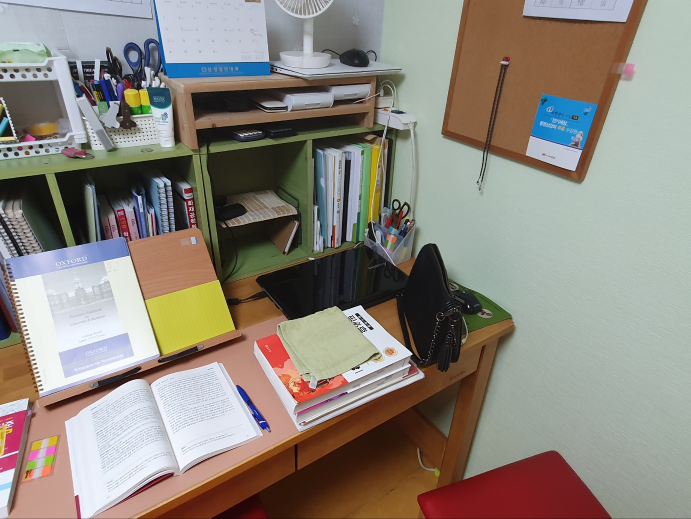
#> input picture image4.jpg, 1382 x 1037 px (shown at 1/2 size)
$ python ImageStitcher.py
#> lines starting #> are read from the running program, lines starting #| are printed output that depends on the picture
import cv2
import numpy as np

def stitch_images(img1, gray1, img2, gray2):
    # 특징점 추출기 생성 (SIFT 사용)
    sift = cv2.xfeatures2d.SURF_create()

    # 이미지에서 키 포인트와 디스크립터 추출
    kp1, des1 = sift.detectAndCompute(gray1, None)
    kp2, des2 = sift.detectAndCompute(gray2, None)

    # 매칭을 위한 FLANN 기반 매처 설정
    FLANN_INDEX_KDTREE = 0
    index_params = dict(algorithm = FLANN_INDEX_KDTREE, trees = 5)
    search_params = dict(checks=50)
    flann = cv2.FlannBasedMatcher(index_params, search_params)
    matches = flann.knnMatch(des1, des2, k=2)

    # 좋은 매칭점 찾기
    good_matches = []
    for m, n in matches:
        if m.distance < 0.7*n.distance:  # Lowe's ratio test
            good_matches.append(m)

    # Homography를 찾기 위한 포인트 생성
    src_pts = np.float32([ kp1[m.queryIdx].pt for m in good_matches ]).reshape(-1,1,2)
    dst_pts = np.float32([ kp2[m.trainIdx].pt for m in good_matches ]).reshape(-1,1,2)

    M, mask = cv2.findHomography(src_pts, dst_pts, cv2.RANSAC, 5.0)

    # 결과 이미지의 크기 계산 (두 이미지를 모두 포함하도록 설정)
    width = img1.shape[1] + img2.shape[1]
    height = img1.shape[0] + img2.shape[0]

    # 두 번째 이미지 관점에서 첫 번째 이미지 변환
    transformed_img = cv2.warpPerspective(img1, M, (width, height))

    # 변환된 이미지에 원본 두 번째 이미지 추가
    transformed_img[0:img2.shape[0], 0:img2.shape[1]] = img2

    # 이미지 크기 조절
    max_height = 800
    if transformed_img.shape[0] > max_height:
        scaling_factor = max_height / float(transformed_img.shape[0])
        transformed_img = cv2.resize(transformed_img, None, fx=scaling_factor, fy=scaling_factor, interpolation=cv2.INTER_AREA)

    return transformed_img


# 이미지 불러오기
img_1 = cv2.imread('image4.jpg', cv2.IMREAD_COLOR)
#> img_1 is the input picture: shape (1037, 1382, 3); mean B, G, R 124.7, 133.7, 140.4
img_2 = cv2.imread('image3.jpg', cv2.IMREAD_COLOR)
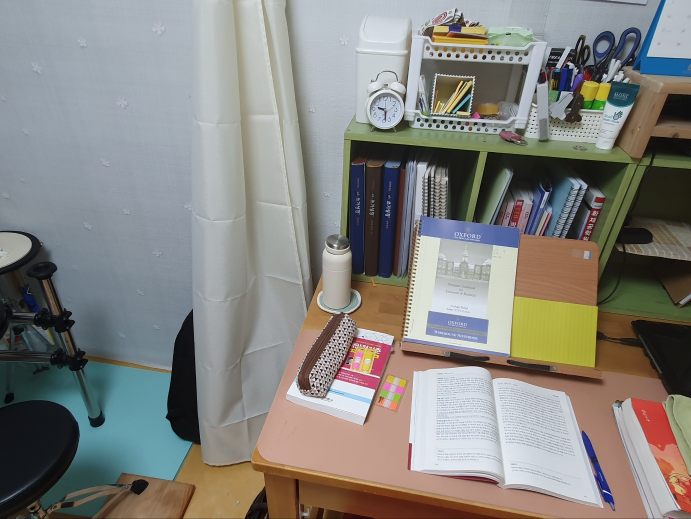
#> input picture image3.jpg, 1382 x 1037 px (shown at 1/2 size)
#> img_2 is the input picture: shape (1037, 1382, 3); mean B, G, R 127, 131.6, 132.9
#img_3 = cv2.imread('image1.jpg', cv2.IMREAD_COLOR)

# 특징 추출을 위한 그레이스케일 이미지 생성
gray_1 = cv2.cvtColor(img_1, cv2.COLOR_BGR2GRAY)
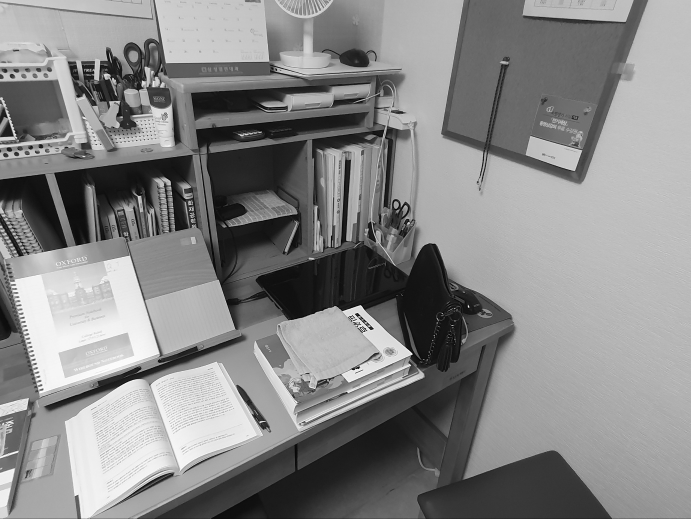
#> gray_1: shape (1037, 1382) (shown at 1/2 size); min 0, max 255, mean 134.7
gray_2 = cv2.cvtColor(img_2, cv2.COLOR_BGR2GRAY)
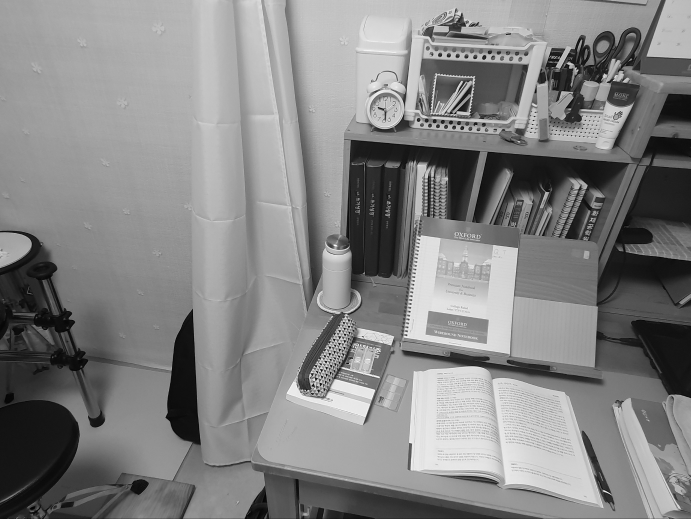
#> gray_2: shape (1037, 1382) (shown at 1/2 size); min 0, max 255, mean 131.4
#gray_3 = cv2.cvtColor(img_3, cv2.COLOR_BGR2GRAY)

# 첫 번째와 두 번째 이미지를 병합
#> (the run stopped early here; a loop or call above may not have finished)
